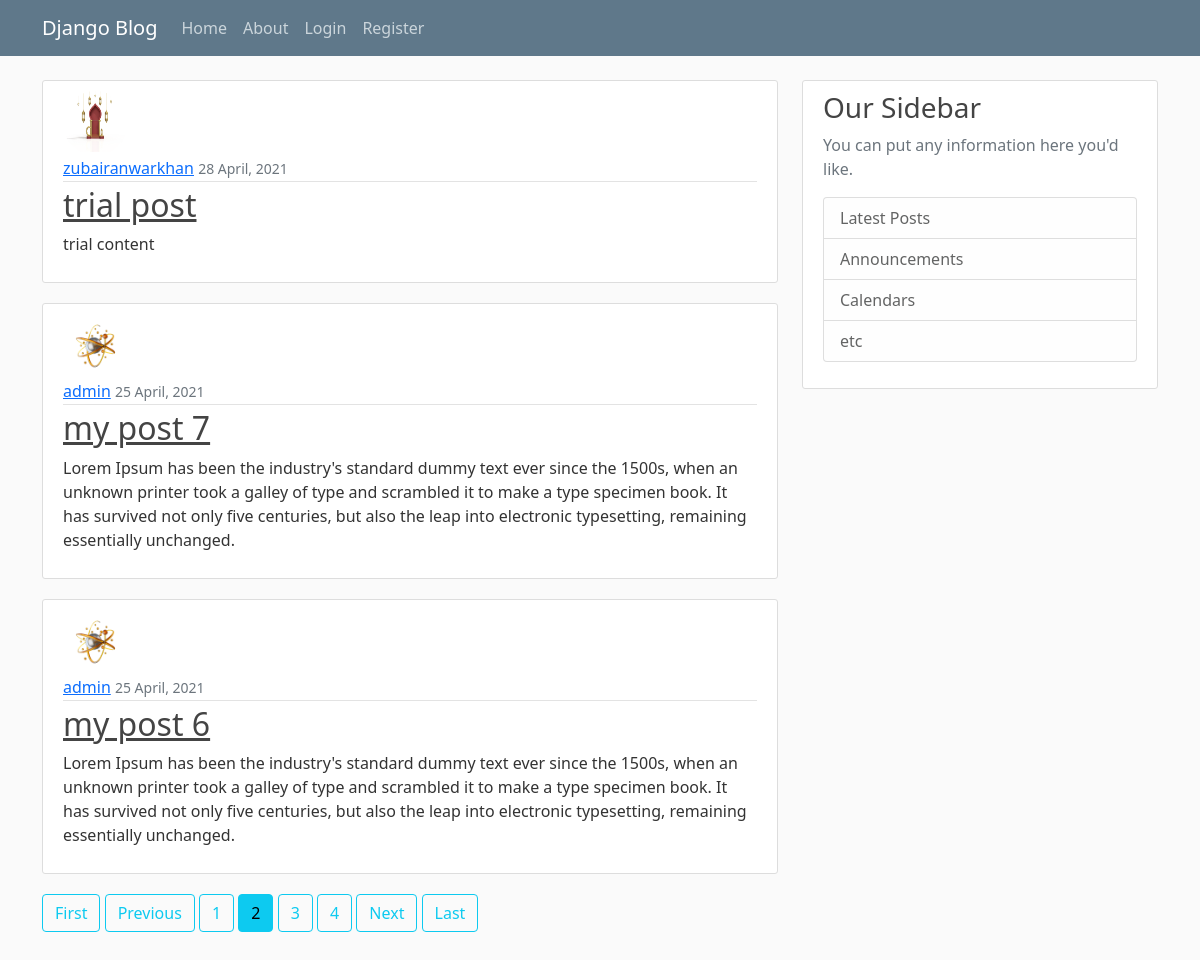
Screenshot of /?page=2 with the database file from the repository.
### blog/models.py (models this page shows, shortened)
class Post(models.Model):
    title = models.CharField(max_length=100)
    content = models.TextField()
    date_posted = models.DateTimeField(default=timezone.now)
    author = models.ForeignKey(User, on_delete=models.CASCADE)

### users/models.py (models this page shows, shortened)
class Profile(models.Model):
    user = models.OneToOneField(User,on_delete=models.CASCADE)
    image = models.ImageField(default='default.jpg', upload_to='profile_pics')

### blog/views.py (the view)
# urls.py: path('', PostListView.as_view(), name='blog-home'),
class PostListView(ListView):
    model = Post
    template_name = 'blog/home.html' #<app>/<model>_<viewtype>.html
    context_object_name = 'posts'
    ordering = ['-date_posted'] #put - sign to date posted to reverse
    paginate_by = 3

### blog/templates/blog/home.html
{% extends "blog/base.html" %}
{% block content %}
    {% for i in posts %}
        <article class="media content-section">
            <img class="rounded-circle article-img" src="{{ i.author.profile.image.url }}">
            <div class="media-body">
            <div class="article-metadata">
                <a class="mr-2" href="{% url 'user-posts' i.author.username %}">{{ i.author }}</a>
                <small class="text-muted">{{ i.date_posted | date:"j F, Y" }}</small>
            </div>
            <h2><a class="article-title" href="{% url 'post-detail' i.id %}">{{ i.title }}</a></h2>
            <p class="article-content">{{ i.content }}</p>
            </div>
        </article>
    {% endfor %}
    <div class="pagenum">
        {% if is_paginated %}
            {% if page_obj.has_previous %}
                <a class="btn btn-outline-info mb4" href="?page=1">First</a>
                <a class="btn btn-outline-info mb4" href=" {{page_obj.previous_page_number}} ">Previous</a>
            {% endif %}
            {% for num in page_obj.paginator.page_range %}
                {% if page_obj.number == num %}
                    <a class="btn btn-info mb4" href="?page={{ num }}">{{num}}</a>
                {% elif num > page_obj.number|add:'-3' and num < page_obj.number|add:'3' %}
                    <a class="btn btn-outline-info mb4" href="?page={{ num }}">{{num}}</a>
                {% endif %}
            {% endfor %}
            {% if page_obj.has_next %}
                <a class="btn btn-outline-info mb4" href="?page={{page_obj.next_page_number}}">Next</a>
                <a class="btn btn-outline-info mb4" href=" {{page_obj.paginator.num_pages}} ">Last</a>
            {% endif %}
        {% endif %}
    </div>
{% endblock content %}

### blog/static/blog/main.css (style rules this page uses)
body { background: #fafafa; color: #333333; margin-top: 5rem; }
h1, h2, h3, h4, h5, h6 { color: #444444; }
.content-section { background: #ffffff; padding: 10px 20px; border: 1px solid #dddddd; border-radius: 3px; margin-bottom: 20px; }
.article-title { color: #444444; }
.article-content { white-space: pre-line; }
.article-img { height: 65px; width: 65px; margin-right: 16px; }
.article-metadata { padding-bottom: 1px; margin-bottom: 4px; border-bottom: 1px solid #e3e3e3 }
.pagenum { padding-bottom: 5rem; }

### rows the page displays
Post: author.profile.image (picture), author "zubairanwarkhan", date_posted "28 April, 2021", title "trial post", content "trial content"
Post: author.profile.image (picture), author "admin", date_posted "25 April, 2021", title "my post 7", content "Lorem Ipsum has been the industry's standard dummy text ever since the 1500s, when an unknown printer took a galley of type and scrambled it to make a type specimen book. It has survived not only five centuries, but also the leap into electronic typesetting, remaining essentially unchanged."
Post: author.profile.image (picture), author "admin", date_posted "25 April, 2021", title "my post 6", content "Lorem Ipsum has been the industry's standard dummy text ever since the 1500s, when an unknown printer took a galley of type and scrambled it to make a type specimen book. It has survived not only five centuries, but also the leap into electronic typesetting, remaining essentially unchanged."

### other values shown
{{ num }} "1" "3" "4"
{{ num }} "2"
